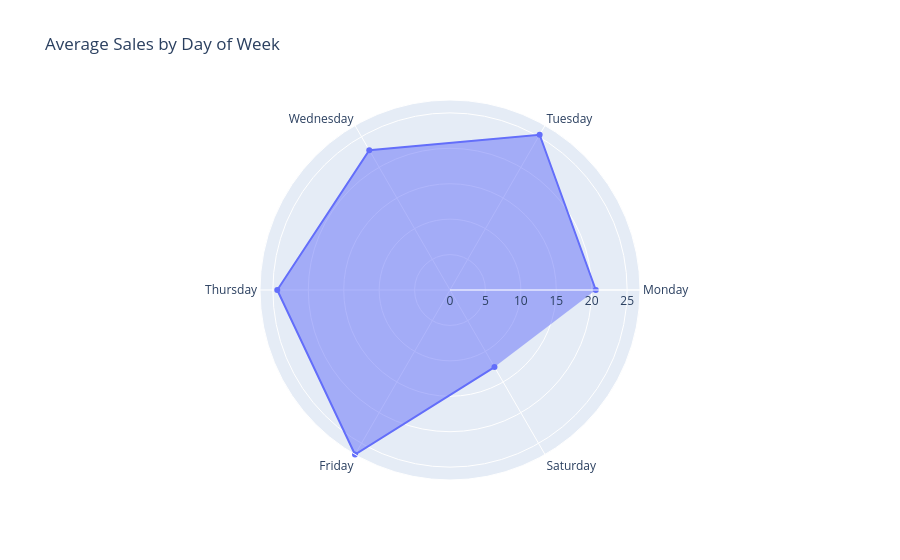

The notebook cell this image was saved under:
### Markdown cell above
### 2.Customer Purchase Patterns

### Code cell
def create_radar_chart(df):
  dow_sales = df.groupby('DayOfWeek')['TotalAmount'].mean()
  categories = ['Monday', 'Tuesday', 'Wednesday', 'Thursday', 'Friday', 'Saturday', 'Sunday']

  fig = go.Figure()

  fig.add_trace(go.Scatterpolar(
    r=dow_sales,
    theta=categories,
    fill='toself',
    name='Average Sales'
  ))

  fig.update_layout(
    polar=dict(
      radialaxis=dict(
        visible=True,
        range=[0, dow_sales.max()]
      )
    ),
    showlegend=False,
    title='Average Sales by Day of Week'
  )
  fig.show()

create_radar_chart(df)

### Figure 1 — Plotly figure (JSON) as saved in the notebook; plotly's stock layout.template omitted (floating-point values rounded to 4 significant figures)
{"data": [{"fill": "toself", "name": "Average Sales", "r": [20.58, 25.3, 22.79, 24.38, 26.82, 12.56], "theta": ["Monday", "Tuesday", "Wednesday", "Thursday", "Friday", "Saturday", "Sunday"], "type": "scatterpolar"}], "layout": {"polar": {"radialaxis": {"range": [0, 26.82], "visible": true}}, "showlegend": false, "title": {"text": "Average Sales by Day of Week"}}}
